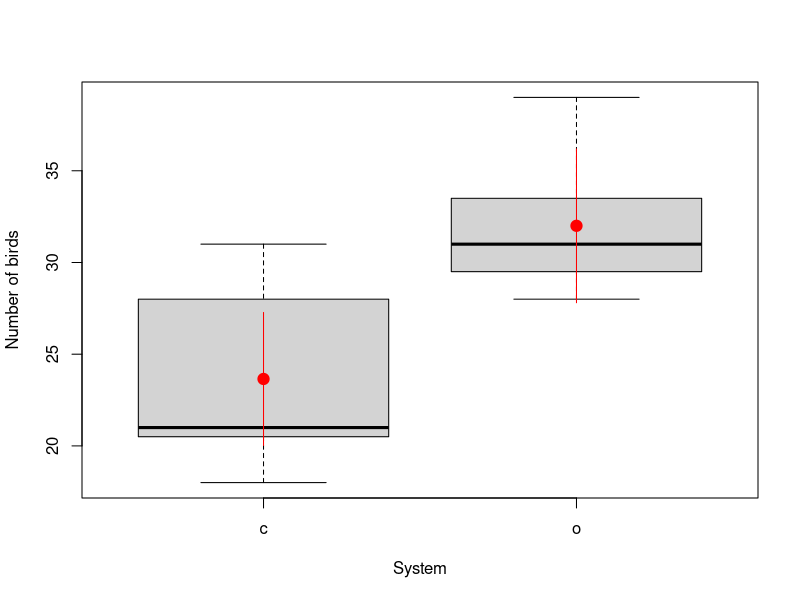

Source code (R):
Birds<-c(30, 29, 35, 32, 28, 31, 39, 20, 25, 31, 31, 18, 21, 21)
System<-c("o", "o", "o", "o", "o", "o","o","c", "c", "c", "c", "c", "c","c")

data.frame(System, Birds)

Mod<-glm(Birds~System, family=poisson)
summary(Mod)

predict(Mod, type="response", se.fit=T)

par(mfrow=c(1,1))

plot(Birds~as.factor(System), xlab="System", ylab="Number of birds")

points(c(1,2),c(23.65, 32), pch=19, cex=1.5, col="red")

lines(c(1,1),c(23.65-1.96*1.85, 23.65+1.96*1.85), col="red")
lines(c(2,2),c(32-1.96*2.14, 32+1.96*2.14), col="red")